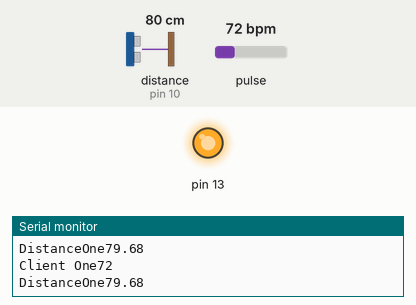
Bench run of a sketch on a simulated Arduino Uno, built with avr-gcc and run on an emulated ATmega328P. On the bench: output pins drawn as LEDs (lit = HIGH), the last lines printed to the serial monitor. Wiring (inferred from the names in the program): ultrasonic range finder: trigger pin 9; echo pin 10. Dashed ring = blinking. The test bench sets the inputs (shaded band); at power-on: pulse 72 bpm, distance to the obstacle (sensor on pin 10) 80 cm. The echo pulse lasts 58.3 µs per cm; pins used as bus, display or sensor lines are not drawn.

Above: at 1.8 s.
1.9 s: pulse set to 61 bpm
3.4 s: pulse set to 56 bpm
At 4.9 s:
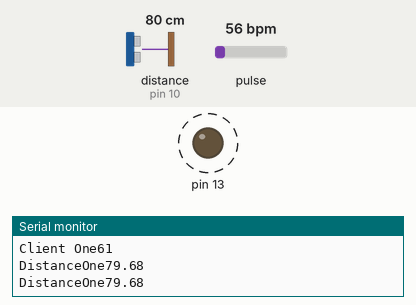
7.5 s: pulse set to 70 bpm
At 8.5 s:
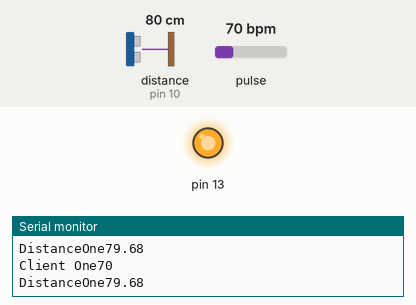
9.0 s: pulse set to 42 bpm
At 10.7 s:
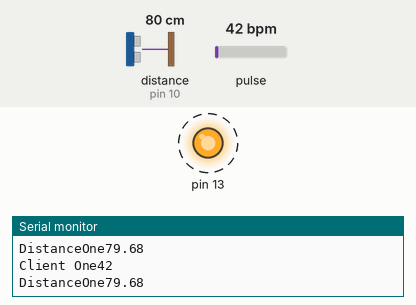
Timing chart, 0 to 14.1 s (numbered marks = the images above; inputs shaded):
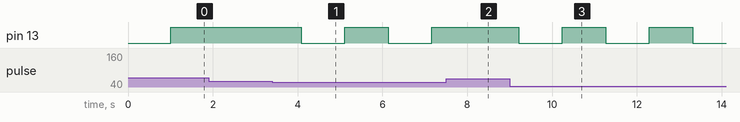

Measured:
- the behaviour switches between 59 and 58 bpm on pulse (found by bisection; images 0 and 1)
- after the input at 3.4 s, pin 13: alternates HIGH for 1.0 s and LOW for 1.0 s, starting after 0.68 s
- after the input at 7.5 s, pin 13: stays HIGH (without the input it goes to LOW after 0.69 s)
- after the input at 9.0 s, pin 13: alternates HIGH for 1.0 s and LOW for 1.0 s, starting after 0.22 s

The sketch:

Serial_heartbeat_distance.ino
```cpp
#define USE_ARDUINO_INTERRUPTS true    // Set-up low-level interrupts for most acurate BPM math.
#include <PulseSensorPlayground.h>     // Includes the PulseSensorPlayground Library.

//  Variables
const int PulseWire = 0;       // PulseSensor PURPLE WIRE connected to ANALOG PIN 0
const int LED13 = 13;          // The on-board Arduino LED, close to PIN 13.

int Threshold = 550;           // Determine which Signal to "count as a heartbeat" and which to ignore.

const int trigPin = 9;           //disance sensor pins
const int echoPin = 10;

float duration, distance;

PulseSensorPlayground pulseSensor;  // Creates an instance of the PulseSensorPlayground object called "pulseSensor"


void setup() {
  Serial.begin(9600);

  pinMode(trigPin, OUTPUT);
  pinMode(echoPin, INPUT);

  pulseSensor.analogInput(PulseWire);
  pulseSensor.blinkOnPulse(LED13); //don't worry abt plugging in led, just makes code run smoother
  pulseSensor.setThreshold(Threshold);

  if (pulseSensor.begin()) {
    Serial.println("PULSENSOR OBJ BEGIN");  //This prints one time at Arduino power-up,  or on Arduino reset.
  }

}


void loop() {

    digitalWrite(trigPin, LOW);
    delayMicroseconds(2);
    digitalWrite(trigPin, HIGH);
    delayMicroseconds(10);
    digitalWrite(trigPin, LOW);

    duration = pulseIn(echoPin, HIGH);
    distance = (duration*.0343)/2;

    if (distance<1000){
      Serial.print("DistanceOne");//change to "DistanceTwo" if client 2
      Serial.println(distance);
      delay(1000);
    }

    int myBPM = pulseSensor.getBeatsPerMinute();  // Calls function on our pulseSensor object that returns BPM as int

    if (pulseSensor.sawStartOfBeat()) { // if a beat happened print BPM
       Serial.print("Client One");//change to "Client TWO" if client 2
       Serial.println(myBPM);
    }
      delay(20);

}

  
```
